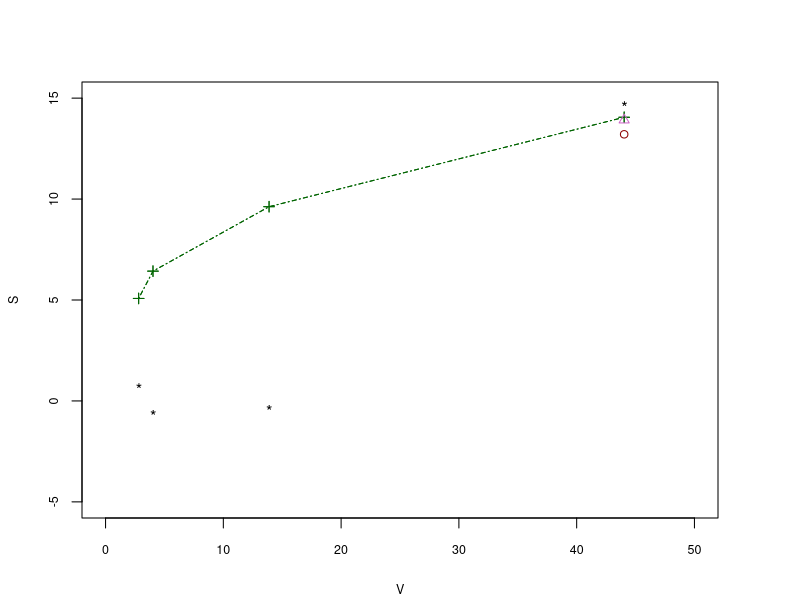

The R source for this figure:

library(mvtnorm)
library(parallel)

#rm(list=ls())

#-------------------------------------------------------------------------------
conditional_error <- function (look_size, upper, observed_statistic){
  n.looks = length(look_size)- length(observed_statistic) + 2
  s_var = matrix(rep(NA, n.looks^2), ncol=n.looks)
  for (i in seq(1, n.looks)){
    for (j in seq(1,i)){
      s_var[i,j] = s_var[j,i] = look_size[j+length(observed_statistic)-2] 
    }
  }
  #print(s_var)
  counter = length(observed_statistic)-1
  CTI_err = c(rep(NA, 2))
  J.sigma = matrix(rep(NA, (n.looks-1)^2), ncol=(n.looks-1))
  J.mean = c(rep(0, (n.looks-1)))
  sigma_11 = matrix(rep(NA, 1), ncol=1)
  sigma_12 = matrix(NA, nrow=1, ncol=(n.looks-1))
  sigma_21 = matrix(NA, nrow=(n.looks-1), ncol=1)
  sigma_22 = matrix(rep(NA, (n.looks-1)^2), ncol=(n.looks-1))
  sigma_11 = s_var[1,1]
  sigma_12 = s_var[1,2:n.looks]
  sigma_21 = s_var[2:n.looks,1]
  sigma_22 = s_var[2:n.looks,2:n.looks]
  J.sigma = sigma_22 - sigma_21%*%solve(sigma_11)%*%sigma_12
  J.mean = sigma_21%*%solve(sigma_11)%*%observed_statistic[counter]
  
  if (length(observed_statistic) == length(look_size)) {
    CTI_err[2] = 1 - pnorm(upper[length(observed_statistic)], mean = J.mean, sd = sqrt(J.sigma))
  }
  else {
    u = c(upper[length(observed_statistic):length(look_size)])
    #l = c(rep(-Inf, (n.looks-counter)))
    CTI_err[2] = 1-pmvnorm(upper = u, mean = J.mean[1:(n.looks-1)], sigma = J.sigma[1:(n.looks-1),1:(n.looks-1)], abseps=0.00001,maxpts=10000)[1]
  }
  CTI_err[1] = observed_statistic[counter]
  #print(CTI_err_new)
  return(CTI_err)
  
}

#-------------------------------------------------------------------------------
search.function <- function(u, target, mean, sigma){
  ( 1 - pnorm(u, mean = mean, sd = sqrt(sigma)) - target)
}

#-------------------------------------------------------------------------------
CE_boundary <- function(look_size, CTI_err, observed_statistic){
  n.looks = 2#(length(observed_statistic)-1)+1 #same as CTI_err size
  s_var = matrix(rep(NA, n.looks^2), ncol=n.looks)
  for (i in seq(1, n.looks)){
    for (j in seq(1,i)){
      s_var[i,j] = s_var[j,i] = look_size[j+length(observed_statistic)-2] 
    }
  }
  #print(s_var)
  counter = length(observed_statistic)-1
  #CTI_err = c(rep(NA, counter+1))
  J.sigma = c(rep(NA, 1))
  J.mean = c(rep(NA, 1))
  sigma_11 = c(rep(NA, 1))#matrix(rep(NA, counter^2), ncol=counter)
  sigma_12 = c(rep(NA, 1))#matrix(NA, nrow=counter , ncol=(n.looks-counter))
  sigma_21 = c(rep(NA, 1))#matrix(NA, nrow=(n.looks-counter), ncol=counter)
  sigma_22 = c(rep(NA, 1))#matrix(rep(NA, (n.looks-counter)^2), ncol=(n.looks-counter))
  sigma_11 = s_var[1,1]
  sigma_12 = s_var[1,2]
  sigma_21 = s_var[2,1]
  sigma_22 = s_var[2,2]
  J.sigma = sigma_22 - sigma_21%*%solve(sigma_11)%*%sigma_12
  J.mean = sigma_21%*%solve(sigma_11)%*%observed_statistic[counter]
  #print(J.sigma)
  #print(J.mean)
  new_upper = uniroot(search.function, target = CTI_err[2], mean = J.mean, sigma = J.sigma, interval=c(-50,50)*sqrt(look_size[counter+1]))$root
  #print(new_upper_new)
  return(new_upper) 
}
#-------------------------------------------------------------------------------
MSN.search <- function(Max_size, target, Max_looks, org_z.boundaries){
  # calculating power under the alternative using z scores. see your notes in the booklet. 
  tail(Power(seq(1,Max_looks)/Max_looks * Max_size, org_z.boundaries, lower = rep(-Inf, Max_looks), theta = delta), n=1 ) - target
}

#-------------------------------------------------------------------------------

design <- function(look_size, alpha.star.u, alpha.star.l)
{
  n.looks = length(look_size)
  alpha.star.u.inc = increments(alpha.star.u)
  alpha.star.l.inc = increments(alpha.star.l)
  
  upper = rep(Inf, n.looks)
  lower = rep(-Inf, n.looks)
  for (look in seq(1, n.looks))
  {
    if (alpha.star.u.inc[look] > 0) {
      upper[look] = uniroot(upper_boundaries, c(-50,50)*sqrt(look_size[look]), look, look_size, upper, lower, target=alpha.star.u[look])$root
    }
    if (alpha.star.l.inc[look] > 0) {
      lower[look] = uniroot(lower_boundaries, c(-50,50)*sqrt(look_size[look]), look, look_size, upper, lower, target=alpha.star.l[look])$root
    }
  }
  data.frame(upper, lower)
}

#-------------------------------------------------------------------------------

increments <- function(v){
  c(v[1], diff(v))
}

#-------------------------------------------------------------------------------

upper_boundaries <- function(upper.value, look, look_size, upper, lower, target)
{
  look_size = look_size[1:look]
  lower = lower[1:look]
  upper = upper[1:look]
  upper[look] = upper.value
  Power(look_size, upper, lower, theta=0)[look] - target
}


lower_boundaries <- function(lower.value, look, look_size, upper, lower, target)
{
  look_size = look_size[1:look]
  upper = upper[1:look]
  lower = lower[1:look]
  lower[look] = lower.value
  Power(look_size, upper=-lower, lower=-upper, theta=0)[look] - target
}

#-------------------------------------------------------------------------------

Power <- function(look_size, upper, lower, theta){
  # calculating the z scores when interim looks are equally spaced does not depend on look sizes as they cancel out one another.
  n.looks = length(look_size)
  s_mean = theta*sqrt(look_size)
  s_var = matrix(rep(NA, n.looks^2), ncol=n.looks)
  
  for (i in seq(1, n.looks)){
    for (j in seq(1,i)){
      s_var[i,j] = s_var[j,i] = sqrt(j)/sqrt(i)
    }
  }
  look_power = 0
  pr_look = rep(0,n.looks)
  for (look in seq(1,n.looks)){
    pr_look[look] = Pr_stopping(look, upper, lower, s_mean, s_var)
  } 
  
  cumsum(pr_look)
}


#-------------------------------------------------------------------------------

Pr_stopping <- function(look, upper, lower, mean, Sigma){
  if (look == 1) {
    pr = 1 - pnorm(upper[1], mean = mean[1], sd = sqrt(Sigma[1,1]))
  }
  else {
    u = c(upper[1:(look-1)],Inf)
    l = c(lower[1:(look-1)],upper[look])
    pr = pmvnorm(lower = l, upper = u, mean = mean[1:look], sigma = Sigma[1:look,1:look], abseps=0.00001,maxpts=10000)[1]
  }
  pr
}
#-------------------------------------------------------------------------------

p_C = 0.15 # standard therapy
p_E = 0.10 # SPAP
#we are interested in reduction in intubation when it comes to the experimental arm.
p_mean = (p_E + p_C)/ 2
#print(p_mean)
Max_looks = 12
Max_power = 0.9
alpha = 0.05

delta = -log((p_E*(1-p_C))/(p_C*(1-p_E)))# due to pc and pe values
#print(delta)
look_space = seq(1,Max_looks)/Max_looks 
alpha.star.u = (alpha/2)*look_space
alpha.star.l = rep(0, Max_looks)#alpha.star.u
print(alpha.star.u)

get_design = design(look_space, alpha.star.u, alpha.star.l)
org_z.boundaries = get_design$upper
print(org_z.boundaries)


Max_info = uniroot(MSN.search, Max_power, Max_looks, org_z.boundaries, interval = c(0,10000))$root
print(Max_info)
Max_size = 4 * Max_info / (p_mean * (1 - p_mean))# this is less reliable as it depends on P_mean
#print(Max_size)
look_size = look_space*Max_info
print(look_size)
#-------------------------------------------------------------------------------

#so we prefer to calculate the info using observed data
#(s_E, s_C, f_E, f_C)-----> s_E|f_E
#                           -------
#                           s_C|f_C
data_1 = matrix(c(12, 11, 10, 12), ncol=2)
v_1 = (data_1[1,1] + data_1[1,2])*(data_1[2,1] + data_1[2,2])*(data_1[1,1] + data_1[2,1])*(data_1[1,2] + data_1[2,2])/(sum(data_1)^3)
data_2 = matrix(c(19, 15, 19, 13), ncol=2)
v_2 = (data_2[1,1] + data_2[1,2])*(data_2[2,1] + data_2[2,2])*(data_2[1,1] + data_2[2,1])*(data_2[1,2] + data_2[2,2])/(sum(data_2)^3)
data_3 = matrix(c(83, 81, 43, 41), ncol=2)
v_3 = (data_3[1,1] + data_3[1,2])*(data_3[2,1] + data_3[2,2])*(data_3[1,1] + data_3[2,1])*(data_3[1,2] + data_3[2,2])/(sum(data_3)^3)
data_4 = matrix(c(240, 198, 137, 158), ncol=2)
v_4 = (data_4[1,1] + data_4[1,2])*(data_4[2,1] + data_4[2,2])*(data_4[1,1] + data_4[2,1])*(data_4[1,2] + data_4[2,2])/(sum(data_4)^3)
#print(data_1)
#print(data_2)
#print(data_3)
#print(data_4)
#print(v_1)
#print(v_2)
#print(v_3)
#print(v_4)

#look_size = c(sum(data_1), sum(data_2), sum(data_3), sum(data_4))* Max_info /  Max_size
#new_alpha.star.u_1 = (alpha/2)*c(sum(data_1), sum(data_2), sum(data_3), sum(data_4)) / Max_size
#print(look_size_1)


#-------------------------------------------------------------------------------

new_look_size = c(v_1, v_2, v_3, v_4) 
print(new_look_size)
new_alpha.star.u = (alpha/2)*(c(v_1, v_2, v_3, v_4) / Max_info)
print(new_alpha.star.u)
get_new_design = design(new_look_size, new_alpha.star.u, alpha.star.l)
new_z.boundaries = get_new_design$upper
print(new_z.boundaries*sqrt(new_look_size))
#-------------------------------------------------------------------------------
observed_statistic = c(((data_1[2,1] + data_1[2,2])*data_1[1,1] - (data_1[1,1] + data_1[1,2])*data_1[2,1])/sum(data_1),
                       ((data_2[2,1] + data_2[2,2])*data_2[1,1] - (data_2[1,1] + data_2[1,2])*data_2[2,1])/sum(data_2), 
                       ((data_3[2,1] + data_3[2,2])*data_3[1,1] - (data_3[1,1] + data_3[1,2])*data_3[2,1])/sum(data_3), 
                       ((data_4[2,1] + data_4[2,2])*data_4[1,1] - (data_4[1,1] + data_4[1,2])*data_4[2,1])/sum(data_4)) #/ sqrt(new_look_size)
print(observed_statistic)
#-------------------------------------------------------------------------------
rem_alpha.star.u = c((alpha/2)*v_1/ Max_info, (alpha/2)*v_2/ Max_info, (alpha/2)*v_3/ Max_info, (alpha/2))
#print(rem_alpha.star.u)
get_rem_design = design(new_look_size, rem_alpha.star.u, alpha.star.l)
rem_z.boundaries = get_rem_design$upper
print(rem_z.boundaries*sqrt(new_look_size))

#-------------------------------------------------------------------------------

CE_look_size = c(rep(0, Max_looks))
CE_alpha.star.u = c(rep(0, Max_looks))
for (i in seq(1,Max_looks)){
  if (i < 4){
    CE_look_size[i] = new_look_size[i]
    CE_alpha.star.u[i] = new_alpha.star.u[i]
  }
  else{
    CE_look_size[i] = look_space[i]*Max_info
    CE_alpha.star.u[i] = alpha.star.u[i]
  }
}
print(CE_look_size)
#print(CE_alpha.star.u)
get_CE_design = design(CE_look_size, CE_alpha.star.u, alpha.star.l)
CE_z.boundaries = get_CE_design$upper
print(CE_z.boundaries)
CTIe = conditional_error(CE_look_size, CE_z.boundaries*sqrt(CE_look_size), observed_statistic)#*sqrt(new_look_size))#$CTI_err
print(CTIe)
CE_boundary = CE_boundary(new_look_size, CTIe, observed_statistic)
print(CE_boundary)#/sqrt(new_look_size[4]))

print(observed_statistic)#/sqrt(new_look_size))


#---------------------------------------------------------------------------------

#xdata <- c(look_size)
xdata <- c(2.809723, 4.026602,13.883484,44.032724)
#y1 <- c(org_z.boundaries)
y1 <- c(new_z.boundaries*sqrt(new_look_size))
y2 <- c(observed_statistic)#/sqrt(new_look_size))
y3 <- c(rem_z.boundaries[4]*sqrt(new_look_size[4]))
y4 <- c(CE_boundary)#/sqrt(new_look_size[4]))
par(mar=c(4.1, 4.1, 4.1, 4.1), xpd=TRUE)
plot(xdata[order(xdata)], y1[order(xdata)], type = "o", pch = 3, col = "darkgreen", lty=4, xlab = "V", ylab = "S", xlim=c(0,50), ylim=c(-5,15),  cex.lab=0.75, cex.axis=0.75)
lines(xdata[order(xdata)], y1[order(xdata)], type = "o", pch = 3, col = "darkgreen", lty=4)
#points(c(2.809723, 4.026602,13.883484,44.032724), y2, type = "o", pch = 20, col = "darkgreen",lty=2)
points(c(44.032724), y4, type = "o", pch = 2, lty=3, col = "orchid3")
points(c(44.032724), y3, type = "o", pch = 1, lty=6, col = "darkred")
points(c(2.809723, 4.026602,13.883484,44.032724), y2, pch = "*", col = "black", lty=1)
#lines(c(2.809723, 4.026602,13.883484,44.032724), y2, pch = "*", col = "black", lty=1)
#legend(x="topleft", legend=c("Using original spending function", "Using conditional error", "Spending all remaining alpha", "observed statistic"), col=c("darkgreen", "orchid3", "darkred", "black"),  pch=c(19,20,18,8), cex =0.4, ncol=1)



